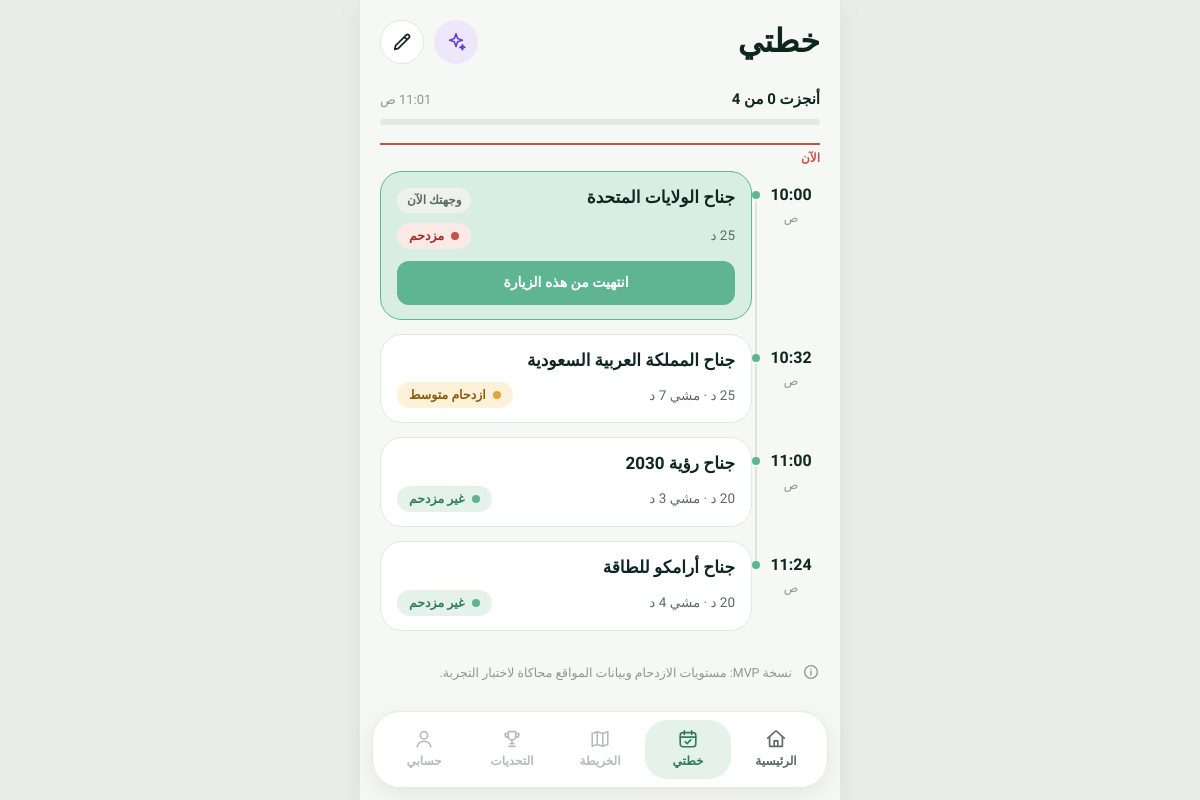
Page /plan/12/ on the committed database.
### planner/models.py (models this page shows, shortened)
class VisitPlanItem(models.Model):
    plan = models.ForeignKey(
        VisitPlan,
        on_delete=models.CASCADE,
        related_name="items"
    )
    pavilion = models.ForeignKey(
        Pavilion,
        on_delete=models.CASCADE
    )
    order = models.PositiveIntegerField()
    is_visited = models.BooleanField(
        default=False
    )
    visited_at = models.DateTimeField(
        null=True,
        blank=True
    )
    class Meta:
        ordering = ["order"]

class Pavilion(models.Model):
    class CrowdLevel(models.TextChoices):
        LOW = "LOW", "غير مزدحم"
        MEDIUM = "MEDIUM", "ازدحام متوسط"
        HIGH = "HIGH", "مزدحم"
    name = models.CharField(
        max_length=150
    )
    country = models.CharField(
        max_length=100,
        blank=True
    )
    description = models.TextField()
    highlights = models.TextField()
    recommended_duration = models.PositiveIntegerField(
        help_text="مدة زيارة الجناح بالدقائق"
    )
    interests = models.ManyToManyField(
        Interest,
        related_name="pavilions"
    )
    latitude = models.DecimalField(
        max_digits=9,
        decimal_places=6,
        null=True,
        blank=True
    )
    longitude = models.DecimalField(
        max_digits=9,
        decimal_places=6,
        null=True,
        blank=True
    )
    crowd_level = models.CharField(
        max_length=10,
        choices=CrowdLevel.choices,
        default=CrowdLevel.LOW
    )
    is_active = models.BooleanField(
        default=True
    )
    challenge_visit_minutes = models.PositiveIntegerField(
        default=10,
        help_text="المدة المطلوبة لإكمال زيارة التحدي"
    )

### planner/views.py (the view)
def plan_detail(request, plan_id):
    plan = get_object_or_404(
        VisitPlan,
        id=plan_id
    )
    items = list(
        plan.items.select_related("pavilion")
    )
    next_item = next(
        (item for item in items if not item.is_visited),
        None
    )
    passes = list(
        FreePass.objects.filter(
            challenge__visit_plan=plan
        )
    )
    pass_pavilion_ids = {p.pavilion_id for p in passes}
    active_passes = {
        p.pavilion_id: p
        for p in passes
        if not p.is_used
    }
    show_challenge = False
    if next_item:
        show_challenge = (
            next_item.pavilion.crowd_level
            == Pavilion.CrowdLevel.HIGH
            and next_item.pavilion_id not in pass_pavilion_ids
        )
    rows = build_schedule(plan, items)
    for row in rows:
        row["free_pass"] = active_passes.get(
            row["item"].pavilion_id
        )
    done_count = sum(1 for item in items if item.is_visited)
    return render(
        request,
        "planner/plan_detail.html",
        {
            "plan": plan,
            "items": items,
            "rows": rows,
            "next_item": next_item,
            "show_challenge": show_challenge,
            "done_count": done_count,
            "total_count": len(items),
            "progress_percent": (
                round(done_count * 100 / len(items))
                if items else 0
            ),
            "time_range": format_time_range(
                plan.start_time,
                plan.end_time
            ),
            "duration_text": (
                duration_label(
                    (plan.end_time.hour * 60 + plan.end_time.minute)
                    - (plan.start_time.hour * 60 + plan.start_time.minute)
                )
                if plan.start_time and plan.end_time
                else ""
            ),
            "active_pass": (
                active_passes.get(next_item.pavilion_id)
                if next_item else None
            ),
        }
    )

### planner/services.py (called while the page is built)
def calculate_distance(
    lat1,
    lon1,
    lat2,
    lon2
):
    earth_radius = 6371
    lat1 = radians(float(lat1))
    lon1 = radians(float(lon1))
    lat2 = radians(float(lat2))
    lon2 = radians(float(lon2))
    difference_lat = lat2 - lat1
    difference_lon = lon2 - lon1
    a = (
        sin(difference_lat / 2) ** 2
        + cos(lat1)
        * cos(lat2)
        * sin(difference_lon / 2) ** 2
    )
    c = 2 * atan2(
        sqrt(a),
        sqrt(1 - a)
    )
    distance_km = earth_radius * c
    distance_meters = distance_km * 1000
    return round(distance_meters)

def calculate_walking_time(distance_meters):
    walking_minutes = (
        distance_meters
        / WALKING_SPEED_METERS_PER_MINUTE
    )
    return math.ceil(walking_minutes)

def pavilion_travel_info(
    pavilion1,
    pavilion2
):
    if (
        pavilion1.latitude is None
        or pavilion1.longitude is None
        or pavilion2.latitude is None
        or pavilion2.longitude is None
    ):
        return {
            "distance": 0,
            "walking_time": 0
        }
    distance = calculate_distance(
        pavilion1.latitude,
        pavilion1.longitude,
        pavilion2.latitude,
        pavilion2.longitude
    )
    walking_time = calculate_walking_time(
        distance
    )
    return {
        "distance": distance,
        "walking_time": walking_time
    }

def _clock(total_minutes):
    total_minutes %= 24 * 60
    hour24, minute = divmod(total_minutes, 60)
    period = "ص" if hour24 < 12 else "م"
    hour12 = hour24 % 12 or 12
    return f"{hour12}:{minute:02d}", period

def format_time_range(start, end):
    if not start or not end:
        return ""
    s_label, s_period = _clock(start.hour * 60 + start.minute)
    e_label, e_period = _clock(end.hour * 60 + end.minute)
    if s_period == e_period:
        return f"{s_label} – {e_label} {e_period}"
    return f"{s_label} {s_period} – {e_label} {e_period}"

### planner/templatetags/planner_extras.py (called while the page is built)
@register.filter
def crowd_class(level):
    return {"LOW": "low", "MEDIUM": "mid", "HIGH": "high"}.get(level, "low")

### templates/planner/plan_detail.html (shortened to what this page needs)
{% extends "planner/base.html" %}
{% load static planner_extras %}
{% block content %}
<header class="plan-head">
    <h1>خطتي</h1>
    <div class="actions">
        <a href="{% url 'create_plan' %}" class="icon-btn ai" aria-label="خطة جديدة بالذكاء الاصطناعي" title="خطة جديدة">
            <svg class="ic"><use href="#i-sparkle"/></svg>
        </a>
        <a href="{% url 'create_plan' %}" class="icon-btn" aria-label="تعديل الخطة" title="تعديل">
            <svg class="ic"><use href="#i-pencil"/></svg>
        </a>
    </div>
</header>
<div class="progress">
    <div class="progress-row">
        <span>أنجزت {{ done_count }} من {{ total_count }}</span>
        <small id="nowClock"></small>
    </div>
    <div class="progress-bar"><i style="width: {{ progress_percent }}%"></i></div>
</div>
<section class="timeline" aria-label="مسار اليوم">
    {% for row in rows %}
    {% with item=row.item pav=row.item.pavilion %}
        {% if next_item and item.id == next_item.id %}
        <div class="now-line"><span>الآن</span></div>
        <div class="now-spacer"></div>
        {% endif %}
        <div class="tl-row {% if item.is_visited %}done{% elif next_item and item.id == next_item.id %}current{% endif %}{% if row.free_pass %} fast{% endif %}">
            <div class="tl-time">
                <strong>{{ row.clock }}</strong>
                <small>{{ row.period }}</small>
                <span class="tl-dot"></span>
            </div>
            <article class="tl-card">
                <div class="tl-title">
                    <h3>{{ pav.name }}</h3>
                    {% if row.free_pass %}
                        <span class="badge purple"><svg class="ic"><use href="#i-bolt"/></svg>فاست باس</span>
                    {% elif next_item and item.id == next_item.id %}
                        <span class="badge">وجهتك الآن</span>
                    {% endif %}
                </div>
                {% if item.is_visited %}
                    <p class="sub">تمت الزيارة ✓</p>
                {% else %}
                    <div class="tl-tags">
                        <span class="sub">{{ pav.recommended_duration }} د{% if row.walk %} · مشي {{ row.walk }} د{% endif %}</span>
                        <span class="crowd {{ pav.crowd_level|crowd_class }}">{{ pav.get_crowd_level_display }}</span>
                    </div>
                    {% if next_item and item.id == next_item.id %}
                        {% if not show_challenge %}
                        <form method="POST" action="{% url 'complete_plan_item' item.id %}" class="tl-complete">
                            <button type="submit" class="btn btn-sm {% if row.free_pass %}btn-ghost{% endif %}">انتهيت من هذه الزيارة</button>
                        </form>
                        {% endif %}
                    {% endif %}
                {% endif %}
            </article>
        </div>
    {% endwith %}
    {% empty %}
        <div class="card plan-done">
            <h2>لا توجد محطات في خطتك</h2>
            <p>أنشئ خطة جديدة لاختيار الأجنحة المناسبة لك.</p>
            <a href="{% url 'create_plan' %}" class="btn">خطّط زيارتي</a>
        </div>
    {% endfor %}
</section>
<p class="mvp-note">
    <svg class="ic" style="width:18px;height:18px"><use href="#i-info"/></svg>
    نسخة MVP: مستويات الازدحام وبيانات المواقع محاكاة لاختبار التجربة.
</p>
{% endblock %}

### rows in the picture
VisitPlanItem: shows "الآن", clock "10:00", period "ص", item.pavilion.name "جناح الولايات المتحدة", shows "وجهتك الآن", item.pavilion.crowd_level "مزدحم", shows "انتهيت من هذه الزيارة"
VisitPlanItem: clock "10:32", period "ص", item.pavilion.name "جناح المملكة العربية السعودية", item.pavilion.crowd_level "ازدحام متوسط"
VisitPlanItem: clock "11:00", period "ص", item.pavilion.name "جناح رؤية 2030", item.pavilion.crowd_level "غير مزدحم"
VisitPlanItem: clock "11:24", period "ص", item.pavilion.name "جناح أرامكو للطاقة", item.pavilion.crowd_level "غير مزدحم"

### other values in the picture
{{ total_count }} "4"
